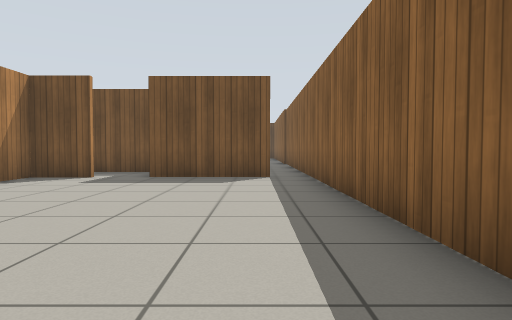
view 1 (above)

15 first-person views from a walk through a robot-simulator world made for Gazebo. The camera is 0.72 m above the floor, tilts 2° down and sees 75° across. The floor is counted in squares, 1 m on a side. Each view is taken from the middle of a square. On the plan, view 1 faces up. The plan holds only what a view shows up to about 10 squares ahead; the rest is blank. Gazebo's built-in surfaces are drawn with simple patterns.

view 2
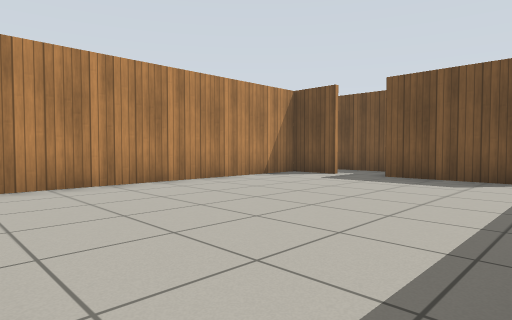

view 3
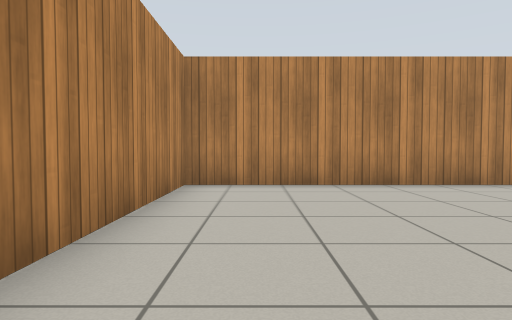

view 4
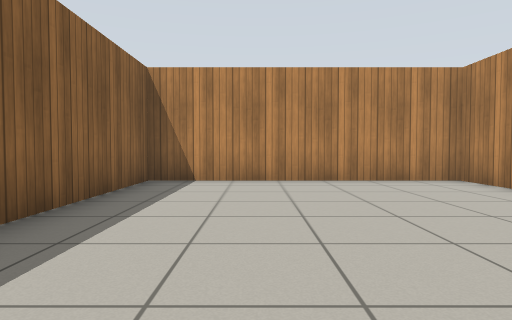

view 5
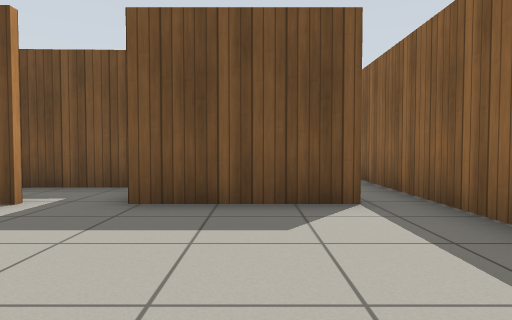

view 6
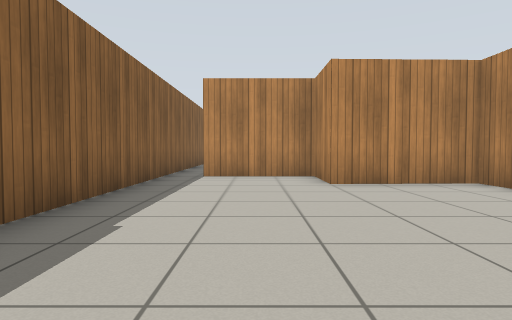

view 7
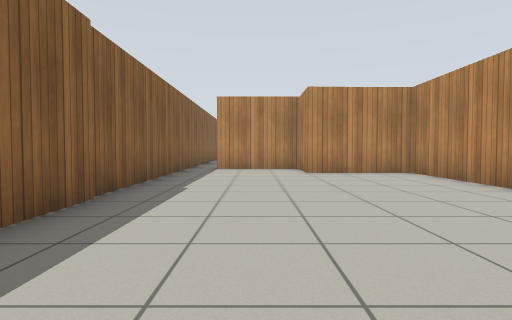

view 8
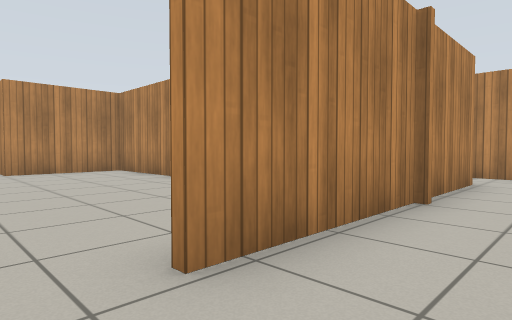

view 9
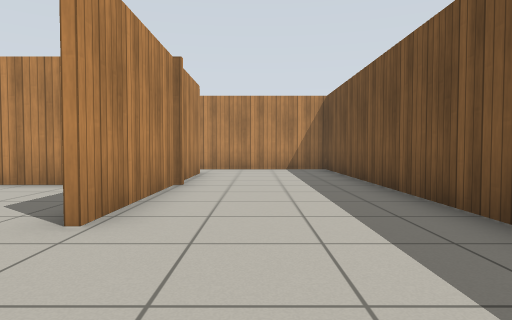

view 10
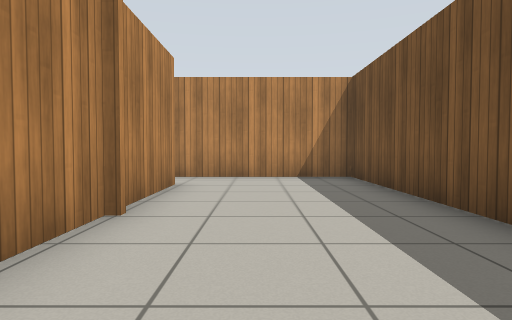

view 11
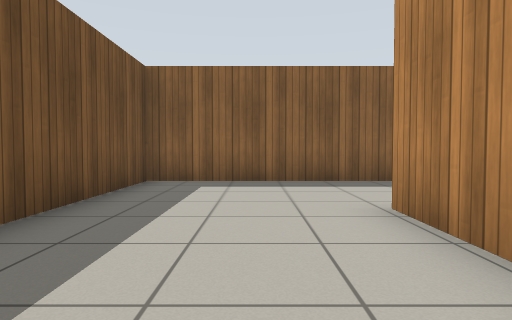

view 12
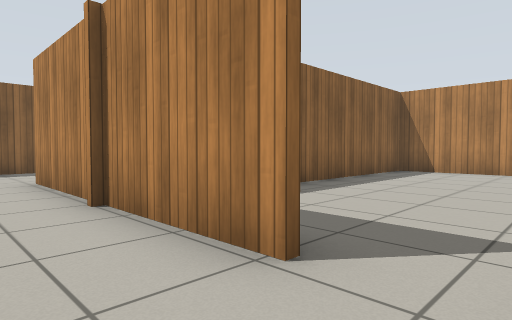

view 13
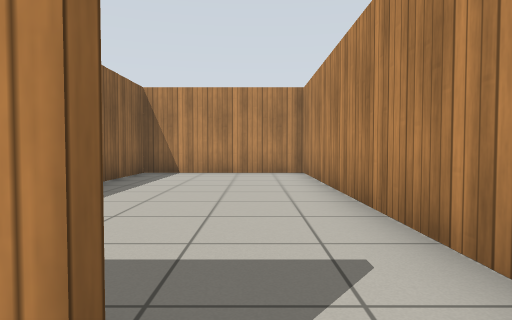

view 14
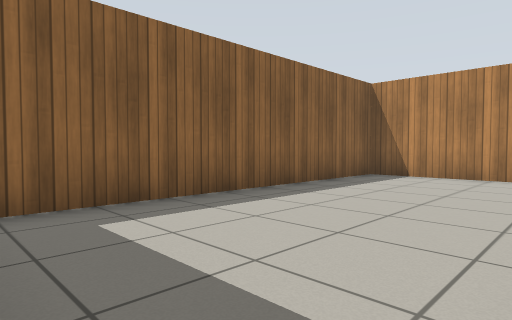

view 15
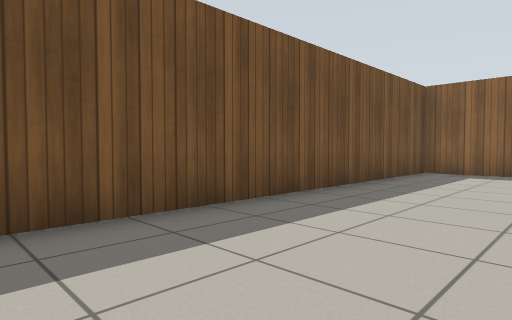

### Floor plan
Points are (right, up) in squares from view 1. A wall is a line through its corners. A room is listed if a view was taken in it or the views show most of it. See-through windows are left out.
Room 1 (views 1, 2, 3, 4, 5)
walls: (-4, 8.3) (-5.5, 8.3) (-5.5, -0.4) (1.4, -0.4) (1.4, 8.5); (0.4, 8.3) (-2.7, 8.3)
ways out: opening at (1, 8) to room 2
Room 2 (views 6, 7, 8, 9, 10, 11, 12, 13, 15)
walls: (-5.5, 17.2) (-5.5, 15.9); (-5.5, 14.1) (-5.5, 10.1); (-8.7, 19.4) (-2, 19.4); (-6, 10.2) (-2.5, 10.2) (-2.5, 8.4) (0.4, 8.4); (1.4, 8.5) (1.4, 23.4) (-10.4, 23.4) (-10.4, 19.4)
ways out: opening at (1, 8) to room 1; opening at (-9.5, 19) to room 3
Room 3 (view 14)
walls: (-10.4, 19.4) (-10.4, 10.2) (-6, 10.2); (-5.7, 10.1) (-5.7, 18.5)
ways out: opening at (-9.5, 19) to room 2

Where each view was taken, in squares from view 1:
view 1: 0 up, 0 right, facing up
view 2: 0 up, 1 right, facing up-left
view 3: 1 up, 1 right, facing left
view 4: 7 up, 1 left, facing down
view 5: 4 up, 1 left, facing up
view 6: 17 up, 1 left, facing down
view 7: 20 up, 1 left, facing down
view 8: 21 up, 1 left, facing down-left
view 9: 21 up, 1 right, facing left
view 10: 21 up, 2 left, facing left
view 11: 21 up, 6 left, facing right
view 12: 21 up, 10 left, facing down-right
view 13: 20 up, 9 left, facing down
view 14: 19 up, 10 left, facing down-right
view 15: 20 up, 9 left, facing up-right
